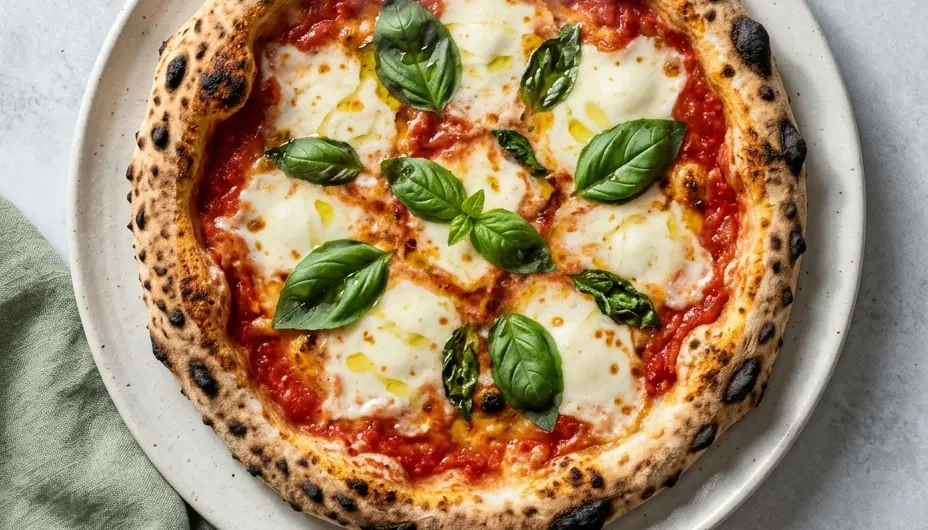
#> input picture img/c-ra.webp, 928 x 530 px, given in place of out.png, which was not available
$ python make_photo_burger.py out.png out.png
#> lines starting #> are read from the running program, lines starting #| are printed output that depends on the picture
### tools/make_dishes.py
"""
Gera os pratos de demonstração do Oak AR como .glb em escala real (metros).

Os modelos são procedurais (geometria + texturas geradas por ruído) e servem só para
a demonstração. Em produção, cada prato vem da fotogrametria feita no painel do dono.

Uso: python3 tools/make_dishes.py public/models
Depende só de numpy e Pillow.
"""
import io, json, math, struct, sys
import numpy as np
from PIL import Image, ImageFilter

RNG = np.random.default_rng(7)

# ---------------------------------------------------------------- texturas

# [13 lines left out: function fbm, not called in this run]

def mix(a, b, t):
    t = np.clip(t, 0, 1)[..., None]
    return a * (1 - t) + b * t

def col(hexs):
    hexs = hexs.lstrip('#')
    return np.array([int(hexs[i:i + 2], 16) / 255 for i in (0, 2, 4)], np.float32)

def smooth(e0, e1, x):
    t = np.clip((x - e0) / (e1 - e0), 0, 1)
    return t * t * (3 - 2 * t)

def to_img(rgb):
    return Image.fromarray((np.clip(rgb, 0, 1) * 255).astype(np.uint8))

# [11 lines left out: functions normal_map, polar_grid, not called in this run]

# ---------------------------------------------------------------- geometria

class Mesh:
    def __init__(self):
        self.P, self.UV, self.I = [], [], []

    def add(self, P, UV, I):
        k = len(self.P)
        self.P += [list(map(float, p)) for p in P]
        self.UV += [list(map(float, u)) for u in UV]
        self.I += [k + i for i in I]
        return self

    def transformed(self, fn):
        m = Mesh(); m.P = [fn(np.array(p)) for p in self.P]; m.UV = list(self.UV); m.I = list(self.I); return m

    def normals(self):
        P = np.array(self.P, np.float64); I = np.array(self.I).reshape(-1, 3)
        fn = np.cross(P[I[:, 1]] - P[I[:, 0]], P[I[:, 2]] - P[I[:, 0]])
        # soma por posição (solda as costuras do torno sem fundir os UVs)
        key = {tuple(np.round(p, 6)): None for p in P}
        idx = {k: i for i, k in enumerate(key)}
        vk = np.array([idx[tuple(np.round(p, 6))] for p in P])
        acc = np.zeros((len(idx), 3))
        for c in range(3):
            np.add.at(acc, vk[I[:, c]], fn)
        N = acc[vk]
        N /= np.linalg.norm(N, axis=1, keepdims=True) + 1e-12
        return N

def lathe(profile, seg=64, u_rep=1.0, wobble=None):
    """Superfície de revolução. O perfil (r, y) vai do centro de baixo para fora e para cima:
    assim as normais apontam para fora."""
    prof = np.array(profile, np.float64)
    L = np.concatenate([[0], np.cumsum(np.linalg.norm(np.diff(prof, axis=0), axis=1))])
    L /= L[-1] if L[-1] > 0 else 1
    P, UV, I = [], [], []
    for i, (r, y) in enumerate(prof):
        for j in range(seg + 1):
            t = 2 * math.pi * j / seg
            rr, yy = r, y
            if wobble: rr, yy = wobble(r, y, t, L[i])
            P.append([rr * math.cos(t), yy, rr * math.sin(t)]); UV.append([u_rep * j / seg, L[i]])
    w = seg + 1
    for i in range(len(prof) - 1):
        for j in range(seg):
            a, b, c, d = i * w + j, (i + 1) * w + j, i * w + j + 1, (i + 1) * w + j + 1
            I += [a, b, c, b, d, c]
    return Mesh().add(P, UV, I)

# [89 lines left out: functions height_disc, grid_sheet, box, rounded_box, ellipsoid, place and 1 more, not called in this run]

# ---------------------------------------------------------------- GLB

class GLB:
    def __init__(self):
        self.bin = bytearray(); self.views = []; self.acc = []; self.images = []; self.tex = []; self.mats = []; self.prims = []

    def _view(self, data, target=None):
        while len(self.bin) % 4: self.bin += b'\0'
        v = {"buffer": 0, "byteOffset": len(self.bin), "byteLength": len(data)}
        if target: v["target"] = target
        self.bin += data; self.views.append(v); return len(self.views) - 1

    def _acc(self, arr, ctype, typ, target, minmax=False):
        a = {"bufferView": self._view(arr.tobytes(), target), "componentType": ctype, "count": len(arr), "type": typ}
        if minmax: a["min"] = arr.min(0).tolist(); a["max"] = arr.max(0).tolist()
        self.acc.append(a); return len(self.acc) - 1

    def texture(self, img, fmt='JPEG'):
        buf = io.BytesIO()
        if fmt == 'JPEG': img.convert('RGB').save(buf, 'JPEG', quality=86, optimize=True)
        else: img.save(buf, 'PNG', optimize=True)
        v = self._view(buf.getvalue())
        self.images.append({"bufferView": v, "mimeType": "image/jpeg" if fmt == 'JPEG' else "image/png"})
        self.tex.append({"source": len(self.images) - 1, "sampler": 0})
        return len(self.tex) - 1

    def material(self, name, color=None, base_tex=None, normal_tex=None, rough=0.7, metal=0.0, normal_scale=1.0, double=False):
        pbr = {"metallicFactor": metal, "roughnessFactor": rough}
        if color is not None: pbr["baseColorFactor"] = [float(c) for c in color] + [1.0]
        if base_tex is not None: pbr["baseColorTexture"] = {"index": base_tex}
        m = {"name": name, "pbrMetallicRoughness": pbr}
        if normal_tex is not None: m["normalTexture"] = {"index": normal_tex, "scale": normal_scale}
        if double: m["doubleSided"] = True
        self.mats.append(m); return len(self.mats) - 1

    def mesh(self, m, mat):
        P = np.array(m.P, np.float32); N = m.normals().astype(np.float32); UV = np.array(m.UV, np.float32)
        I = np.array(m.I, np.uint32)
        self.prims.append({"attributes": {
            "POSITION": self._acc(P, 5126, "VEC3", 34962, True),
            "NORMAL": self._acc(N, 5126, "VEC3", 34962),
            "TEXCOORD_0": self._acc(UV, 5126, "VEC2", 34962)},
            "indices": self._acc(I, 5125, "SCALAR", 34963), "material": mat})

    def save(self, path, name):
        gl = {"asset": {"version": "2.0", "generator": "oak-ar make_dishes.py"}, "scene": 0,
              "scenes": [{"nodes": [0]}], "nodes": [{"mesh": 0, "name": name}],
              "meshes": [{"name": name, "primitives": self.prims}], "materials": self.mats,
              "accessors": self.acc, "bufferViews": self.views, "buffers": [{"byteLength": len(self.bin)}],
              "samplers": [{"magFilter": 9729, "minFilter": 9987, "wrapS": 10497, "wrapT": 10497}]}
        if self.images: gl["images"] = self.images; gl["textures"] = self.tex
        j = json.dumps(gl, separators=(',', ':')).encode()
        while len(j) % 4: j += b' '
        while len(self.bin) % 4: self.bin += b'\0'
        out = struct.pack('<III', 0x46546C67, 2, 12 + 8 + len(j) + 8 + len(self.bin))
        out += struct.pack('<II', len(j), 0x4E4F534A) + j + struct.pack('<II', len(self.bin), 0x004E4942) + bytes(self.bin)
        open(path, 'wb').write(out)
        tris = sum(self.acc[p["indices"]]["count"] for p in self.prims) // 3
        print(f"{path}: {len(out) / 1024:.0f} KB, {tris} triângulos")

# ---------------------------------------------------------------- peças comuns

# [326 lines left out: functions plate, board, pizza, burger, poke, dessert, not called in this run]

# [7 lines that do not run on import are left out]

### tools/make_photo_dishes.py
"""
Gera os pratos da demonstração em RA a partir de fotos vistas de cima.

A foto vira a textura e a geometria (prato + relevo da comida) é calculada por código:
perfil do prato, cornicione da pizza, monte de massa/risoto, conteúdo da tigela.
Escala real em metros. Uso: python3 tools/make_photo_dishes.py <pasta-das-fotos> models
Depende de numpy, scipy e Pillow e reaproveita a escrita de GLB de tools/make_dishes.py.
"""
import math, os, sys
import numpy as np
from PIL import Image, ImageFilter
from scipy.ndimage import gaussian_filter
sys.path.insert(0, os.path.dirname(__file__))
from make_dishes import Mesh, lathe, GLB  # noqa: E402

class GLB16(GLB):
    """Índices em 16 bits quando cabem: arquivo menor para abrir rápido no celular."""
    def _acc(self, arr, ctype, typ, target, minmax=False):
        if ctype == 5125 and arr.max() < 65535: arr, ctype = arr.astype(np.uint16), 5123
        return super()._acc(arr, ctype, typ, target, minmax)

def smooth(e0, e1, x):
    t = np.clip((x - e0) / (e1 - e0), 0, 1); return t * t * (3 - 2 * t)

# foto, centro e raio do prato em pixels, raio da comida, raio real do prato (m)
DISHES = {
    'pizza-margherita': dict(src='margherita', cx=469, cy=569, R=398, rf=338, Rm=0.170, kind='pizza', rim=0.012),
    'risoto-funghi':    dict(src='risoto',     cx=466, cy=577, R=398, rf=300, Rm=0.140, kind='mound', H=0.032, rim=0.024, enh=True, relief=0.0015, nst=4.0),
    'spaghetti-pomodoro': dict(src='pomodoro', cx=462, cy=573, R=344, rf=222, Rm=0.135, kind='mound', H=0.042, rim=0.022, enh=True, relief=0.004),
}

# [147 lines left out: functions plate_z, enhance, build, not called in this run]

# [7 lines that do not run on import are left out]

### tools/make_photo_burger.py
"""
Gera o hambúrguer da demonstração em RA a partir de uma foto em ângulo (não vista de cima).

O hambúrguer é quase uma peça de revolução: o contorno da foto vira o perfil (lathe). A foto é
"desenrolada" numa textura cilíndrica (ângulo x altura) projetando cada ponto do perfil de volta na foto
com uma câmera ortográfica inclinada. A faixa da frente é repetida em volta com emenda suavizada,
então não há espelho nas laterais. As camadas ganham ondulação (alface, carne, queijo) para não
parecer um torno perfeito. Escala real em metros.
Uso: python3 tools/make_photo_burger.py <foto.jpg> models/smash-burger.glb
"""
import math, os, sys
import numpy as np
from PIL import Image, ImageFilter
from scipy.ndimage import gaussian_filter, map_coordinates, minimum_filter
sys.path.insert(0, os.path.dirname(__file__))
from make_photo_dishes import GLB16, Mesh, lathe  # noqa: E402

CX, CY0 = 490.0, 620.0          # centro do hambúrguer e linha da base na foto (px)
ELEV = math.radians(30)         # inclinação da câmera
K = 2767.0                      # px por metro (pão com 12 cm)
# contorno medido na foto: (linha y, meia largura em px)
PROFILE = [(308, 0), (311, 45), (316, 72), (320, 86), (330, 110), (340, 125), (350, 136), (360, 145), (370, 152),
           (390, 160), (410, 164), (432, 166), (442, 162), (448, 168), (452, 186), (466, 192), (484, 190),
           (496, 178), (510, 174), (530, 178), (550, 182), (575, 182), (595, 176), (604, 166), (612, 163), (620, 150)]
PLATE_R, PLATE_H = 0.099, 0.012
SEG, ROWS = 192, 150
TW, TH = 2048, 1024             # textura cilíndrica: largura = volta inteira
SQ = 0.72                       # usa a parte central da frente (as bordas da foto esticam)
DELTA = 0.35                    # largura da emenda suavizada (rad)

def dehaze(a, w=0.7):
    """Tira parte do vapor branco da foto (prior do canal escuro, leve)."""
    dc = minimum_filter(a.min(2), size=9)
    A = 0.92
    t = np.clip(1 - w * gaussian_filter(dc, 4) / A, 0.6, 1)[..., None]
    return np.clip((a - A) / t + A, 0, 1)

def bun_top(patch, S, size):
    """Topo do pão visto de cima: tons do pão da foto, dourado irregular e sementes de gergelim."""
    rng = np.random.default_rng(3)
    px = patch.reshape(-1, 3); lum = px.mean(1)
    bun = px[(lum > np.percentile(lum, 20)) & (lum < np.percentile(lum, 70))]
    c0, c1 = np.percentile(bun, 25, axis=0), np.percentile(bun, 80, axis=0)
    t = gaussian_filter(rng.random((S, S)), S * 0.04); t = (t - t.min()) / (t.max() - t.min())
    t2 = gaussian_filter(rng.random((S, S)), S * 0.008); t2 = (t2 - t2.min()) / (t2.max() - t2.min())
    img = c0 + (c1 - c0) * (0.35 * t + 0.65 * t2 * 0.6 + 0.2)[..., None]
    img = img * (1 + 0.04 * (rng.random((S, S, 1)) - 0.5))
    seed_c = np.array([0.93, 0.87, 0.74]); yy, xx = np.mgrid[0:S, 0:S].astype(np.float32)
    mpp = size / S
    cen = S / 2; Rmax = 0.05 / mpp
    shade = np.zeros((S, S), np.float32); seedm = np.zeros((S, S), np.float32)
    for _ in range(170):
        while True:
            x, y = rng.uniform(-Rmax, Rmax, 2)
            if x * x + y * y < Rmax * Rmax: break
        x += cen; y += cen; ang = rng.uniform(0, math.pi)
        L, W = 0.0034 / mpp / 2, 0.0018 / mpp / 2
        x0, x1, y0, y1 = int(x - L - 4), int(x + L + 4), int(y - L - 4), int(y + L + 4)
        sx_, sy_ = xx[y0:y1, x0:x1] - x, yy[y0:y1, x0:x1] - y
        u = sx_ * math.cos(ang) + sy_ * math.sin(ang); v = -sx_ * math.sin(ang) + sy_ * math.cos(ang)
        d = (u / L) ** 2 + (v / W) ** 2
        seedm[y0:y1, x0:x1] = np.maximum(seedm[y0:y1, x0:x1], np.clip((1.15 - d) * 4, 0, 1))
        d2 = ((u - 1.5) / (L * 1.2)) ** 2 + ((v - 1.5) / (W * 1.4)) ** 2
        shade[y0:y1, x0:x1] = np.maximum(shade[y0:y1, x0:x1], np.clip((1.2 - d2) * 2, 0, 1))
    img = img * (1 - 0.18 * shade * (1 - seedm))[..., None]
    sv = seed_c * (0.92 + 0.08 * rng.random((S, S, 1)))
    img = img * (1 - seedm[..., None]) + sv * seedm[..., None]
    return np.clip(img, 0, 1).astype(np.float32)

def build(photo):
#> called with photo = 'out.png'
    im = Image.open(photo).convert('RGB')
#> im is the input picture: PIL image 928x530 RGB; mean R, G, B 163, 136.6, 104.1
    a = np.asarray(im, np.float32) / 255
    box = (int(CX - 230), 280, int(CX + 230), 710)
    sub = a[box[1]:box[3], box[0]:box[2]]
    sub = dehaze(sub)
    a[box[1]:box[3], box[0]:box[2]] = sub
    ce, se = math.cos(ELEV), math.sin(ELEV)

    # perfil em metros, de baixo para cima
    ys = np.array([p[0] for p in PROFILE], np.float32)[::-1]
    hw = np.array([p[1] for p in PROFILE], np.float32)[::-1]
    Y = (CY0 - ys) / (K * ce); R = hw / K
    Yf = np.linspace(Y[0], Y[-1], ROWS)
    Rf = gaussian_filter(np.interp(Yf, Y, R), 1.0); Rf[-1] = 0
    prof_r = np.concatenate([[0, Rf[0] * 0.85], Rf])
    prof_yp = np.concatenate([[Yf[0], Yf[0]], Yf])          # altura na foto
    prof_y = np.concatenate([[0, 0], Yf - Yf[0] + 0.006])    # altura no modelo
    N = len(prof_r)

    # textura cilíndrica desenrolada da foto
    P_ = math.pi - DELTA
    v = np.linspace(0, N - 1, TH)
    rr = np.interp(v, np.arange(N), prof_r)[:, None]
    yy = np.interp(v, np.arange(N), prof_yp)[:, None]
    phi = (np.arange(TW) + 0.5) / TW * 2 * math.pi
    psi = (phi / (2 * math.pi) * 2 * P_ + DELTA / 2) % P_   # período P_, frente (phi=pi/2) no centro da foto
    def sample(ps):
        q = math.pi / 2 + (ps - math.pi / 2) * SQ
        sx = CX + K * rr * 0.95 * np.cos(q)
        sy = CY0 - K * yy * ce + K * rr * 0.95 * np.sin(q) * se
        sy = np.broadcast_to(sy, (TH, TW)); sx = np.broadcast_to(sx, (TH, TW))
        return np.dstack([map_coordinates(a[..., c], [sy, sx], order=1, mode='nearest') for c in range(3)])
    A1 = sample(psi[None, :])
    wgt = np.clip(psi / DELTA, 0, 1)
    A2 = sample((psi + P_)[None, :])                         # continuação da borda direita
    w = (wgt * wgt * (3 - 2 * wgt))[None, :, None]
    tex = A1 * w + A2 * (1 - w)
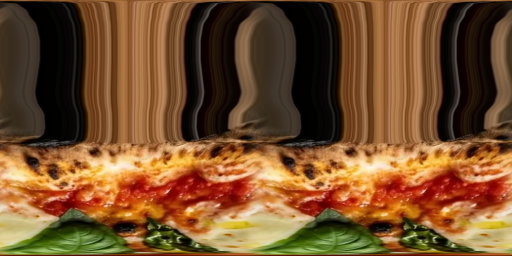
#> tex: shape (1024, 2048, 3) float64 (shown at 1/4 size); mean of channels 0, 1, 2 0.465, 0.313, 0.173; drawn as R, G, B
    # topo do pão: textura plana gerada (cor do pão da foto + gergelim espalhado), sem repetição nem redemoinho no ápice
    cap_img = bun_top(a[322:372, 420:570], 1024, 0.13)
#> in bun_top, `lum = px.mean(1)`: lum = 7500 values, max 0.977 at index 1342, min 0.000811 at index 7376, mean 0.424
#> in bun_top, `c0, c1 = np.percentile(bun, 25, axis=0), np.percentile(bun, 80, axis=0)`: c0 = [0.342, 0.396, 0.0784]; c1 = [0.551, 0.591, 0.281]
#> in bun_top, `img = img * (1 - seedm[..., None]) + sv * seedm[..., None]`:
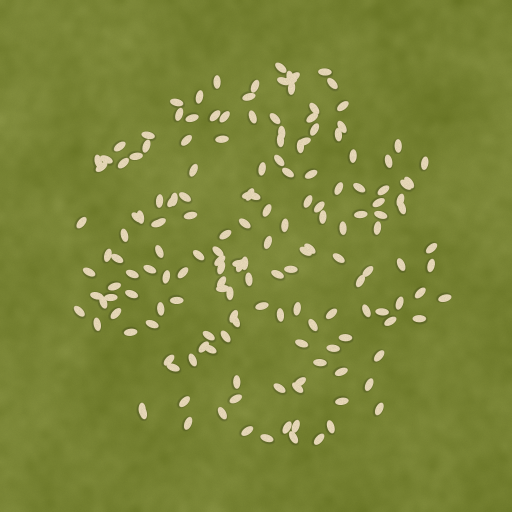
#> img: shape (1024, 1024, 3) float64 (shown at 1/2 size); mean of channels 0, 1, 2 0.485, 0.526, 0.223; drawn as R, G, B
    Xc, Zc = rr * np.cos(phi)[None, :], rr * np.sin(phi)[None, :]
    tu = (Xc / 0.13 + 0.5) * 1023; tv = (Zc / 0.13 + 0.5) * 1023
    cap = np.dstack([map_coordinates(cap_img[..., c], [tv, tu], order=1, mode='nearest') for c in range(3)])
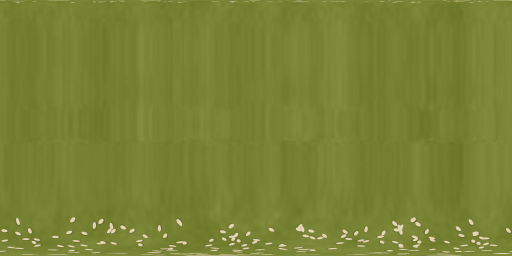
#> cap: shape (1024, 2048, 3) float32 (shown at 1/4 size); mean R, G, B 0.47, 0.513, 0.206
    rowsy = (CY0 - yy * K * ce)[:, 0]
    wc = np.clip((352 - rowsy) / 18, 0, 1); wc = (wc * wc * (3 - 2 * wc))[:, None, None]
    tex = tex * (1 - wc) + cap * wc
    timg = Image.fromarray((np.clip(tex, 0, 1) * 255).astype(np.uint8)).filter(ImageFilter.UnsharpMask(radius=2, percent=60, threshold=1))
    # normal map dos detalhes (gergelim, crosta da carne, queijo)
    f = np.asarray(timg, np.float32).mean(2) / 255
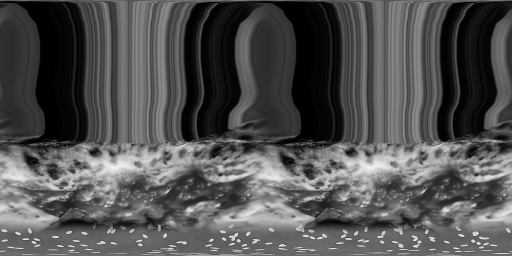
#> f: shape (1024, 2048) float32 (shown at 1/4 size); min 0, max 0.997, mean 0.32
    h = gaussian_filter(f, 0.8) - gaussian_filter(f, 6)
    gy, gx = np.gradient(gaussian_filter(h, 0.6))
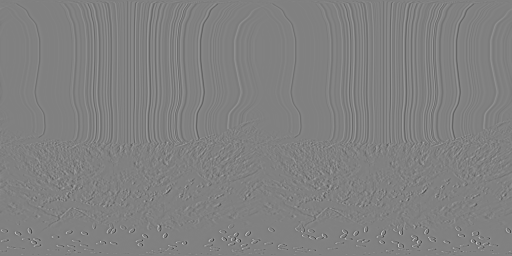
#> gx: shape (1024, 2048) float32 (shown at 1/4 size); min -0.188, max 0.185, mean -3.11e-06; drawn with min black and max white
    nn = np.dstack([-gx * 6, gy * 6, np.ones_like(h)]); nn /= np.linalg.norm(nn, axis=2, keepdims=True)
#> after `nn = np.dstack([-gx * 6, gy * 6, np.ones_like(h)])`:
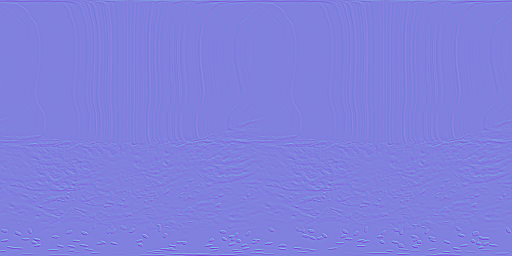
#> nn: shape (1024, 2048, 3) float32 (shown at 1/4 size); mean of channels 0, 1, 2 1.86e-05, -0.000264, 1; drawn with min black and max white
    nimg = Image.fromarray(((nn * 0.5 + 0.5) * 255).astype(np.uint8)).resize((1024, 512), Image.LANCZOS)
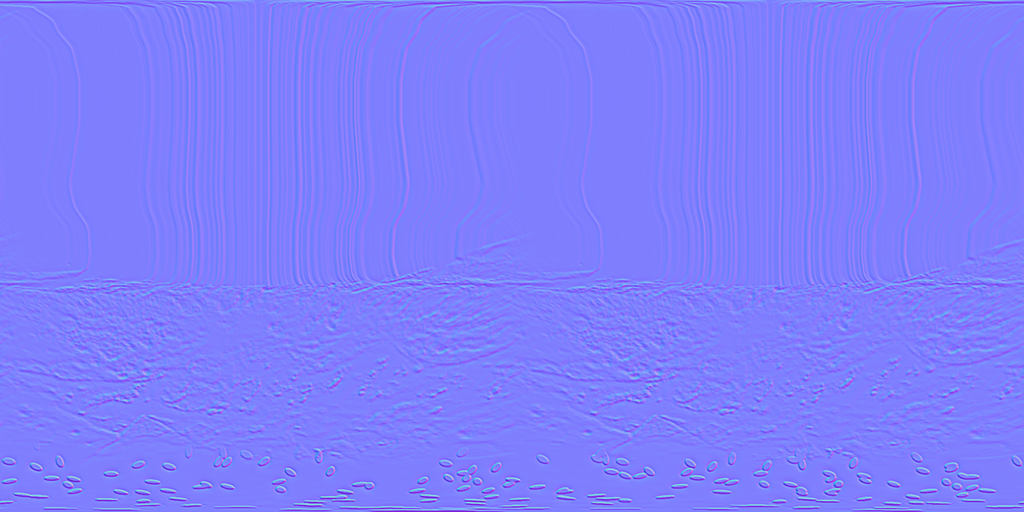
#> nimg: PIL image 1024x512 RGB; mean R, G, B 127, 127, 253.3

    # malha: lathe com ondulação por camada
    rng = np.random.default_rng(7)
    def noise(ph, k):
        out = 0
        for f_, amp in ((3, 1), (5, .7), (8, .5), (13, .35), (21, .2)):
            out = out + amp * np.sin(f_ * ph + rng.uniform(0, 6.3) + k)
        return out / 2.2
    base = PLATE_H - 0.002
    P, UV, I = [], [], []
    phs = 2 * math.pi * np.arange(SEG + 1) / SEG
    nz = {key: noise(phs, i) for i, key in enumerate(('alface', 'meio', 'carne', 'pao'))}
    for i in range(N):
        sy = CY0 - prof_yp[i] * K * ce                       # linha da foto desta camada
        amp = {'alface': 0.075, 'meio': 0.035, 'carne': 0.028, 'pao': 0.006}
        key = 'alface' if 446 <= sy <= 478 else 'meio' if 478 < sy <= 512 else 'carne' if 512 < sy <= 606 else 'pao'
        rw = prof_r[i] * (1 + amp[key] * nz[key]) if 0 < i < N - 1 else np.full(SEG + 1, prof_r[i])
        for j in range(SEG + 1):
            P.append([rw[j] * math.cos(phs[j]), base + prof_y[i], rw[j] * math.sin(phs[j])])
            UV.append([j / SEG, i / (N - 1)])
    n = SEG + 1
    for i in range(N - 1):
        for j in range(SEG):
            a0, b0, c0, d0 = i * n + j, i * n + j + 1, (i + 1) * n + j, (i + 1) * n + j + 1
            I += [a0, c0, b0, b0, c0, d0]
    body = Mesh().add(P, UV, I)

    pc = np.array([0xE6, 0xE1, 0xD8]) / 255   # cerâmica clara da foto
    plate = lathe([(0, 0.0), (PLATE_R * 0.6, 0.0), (PLATE_R * 0.63, 0.003), (PLATE_R * 0.8, 0.004), (PLATE_R * 0.985, PLATE_H - 0.002),
                   (PLATE_R, PLATE_H + 0.002), (PLATE_R * 0.975, PLATE_H + 0.004), (PLATE_R * 0.88, base + 0.001), (0, base)], seg=SEG)
    g = GLB16()
    g.mesh(body, g.material('hamburguer', base_tex=g.texture(timg), normal_tex=g.texture(nimg), rough=0.5))
    g.mesh(plate, g.material('prato', color=[float(c) ** 2.2 for c in pc], rough=0.3))
    timg.save('/tmp/claude-0/pd/burger-unwrap.jpg')
    return g

if __name__ == '__main__':
    build(sys.argv[1]).save(sys.argv[2], 'smash-burger')
